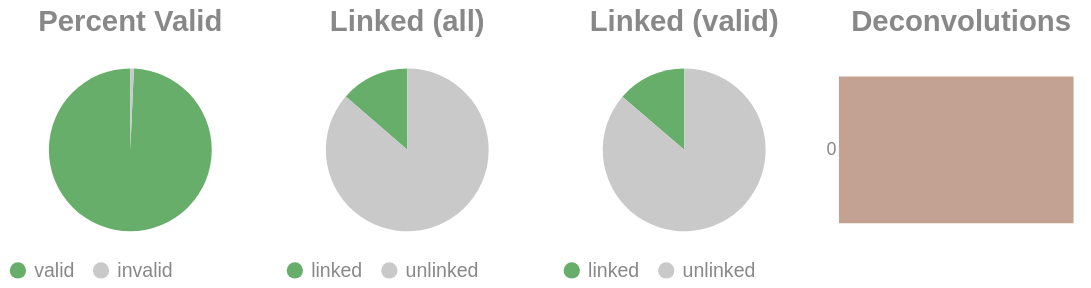

The notebook cell this image was saved under:
### Code cell
if SKIPLR:
    pass
else:
    clash = Counter()
    for i in valids['molecule'].to_list():
        _mol = i.split("-")
        if len(_mol) == 1:
            clash.update('0')
        else:
            clash.update(_mol[-1])

    _d = {"deconvolutions": [], 'count': []}
    for k,v in clash.items():
        _d['deconvolutions'].append(k)
        _d['count'].append(v)

    tot_valid = valids['reads'].sum()
    mask = valids['reads'] >= 2
    n_linked_reads = valids.filter(mask)['reads'].sum()
    if n_linked_reads == 0:
        print_html("No linked molecules (>=2 reads) were detected; skipping linked-only distributions.")
        SKIPLR = True
    else:
        perc_valid = round(tot_valid / n_reads, 4)
        linked_perc_abs = round(n_linked_reads / n_reads, 4)
        linked_perc = round(n_linked_reads / tot_valid, 4)

    _valid = pl.DataFrame({"valids": ['valid', 'invalid'], "count": [tot_valid, n_reads - tot_valid]})
    _linked_abs = pl.DataFrame({"linked (absolute)": ['linked', 'unlinked'], "count": [n_linked_reads, n_reads - n_linked_reads]})
    _linked_rel = pl.DataFrame({"linked (valids)": ['linked', 'unlinked'], "count": [n_linked_reads, tot_valid - n_linked_reads]})

    (
        alt.hconcat(
            piechart(_valid, goodval = 'valid', title = "Percent Valid"),
            piechart(_linked_abs, goodval = "linked", title =  "Linked (all)"),
            piechart(_linked_rel, goodval = "linked", title =  "Linked (valid)"),
            convolutionbar(pl.DataFrame(_d), title = "Deconvolutions"),
            center = True,
            bounds = 'flush'
        )
        .resolve_scale(color='independent')
        .resolve_legend('independent')
        .properties(usermeta={'embedOptions': {"actions": False}})
    ).display()

### Figure 1 — Vega-Lite specification as saved in the notebook (floating-point values rounded to 4 significant figures)
{"width": "container", "height": 400, "config": {"title": {"anchor": "start", "dy": -15, "fontSize": 18, "color": "#888888", "subtitleColor": "#888888", "subtitleFontSize": 14}, "arc": {"fill": "#0072B2"}, "axis": {"domainColor": "#888888", "domainWidth": 0.5, "gridWidth": 0.2, "grid": false, "titleFontWeight": 400, "titleFontSize": 15, "labelFontSize": 11, "labelColor": "#888888", "tickColor": "#888888", "tickWidth": 0.2, "titleColor": "#888888"}, "axisBand": {"grid": false}, "axisX": {"grid": true, "tickSize": 10, "domainCap": "round"}, "axisY": {"domain": false, "grid": true, "tickSize": 0, "domainCap": "round"}, "background": "transparent", "header": {"labelFontSize": 15, "labelColor": "#888888", "titleFontSize": 15, "titleFontWeight": 600, "titleColor": "#888888"}, "legend": {"labelFont": "sans-serif", "labelFontSize": 12, "labelColor": "#888888", "symbolSize": 100, "symbolType": "circle", "titleFontSize": 12, "titlePadding": 10, "titleColor": "#888888", "title": null}, "range": {"category": ["#E69F00", "#56B4E9", "#009E73", "#F0E442", "#0072B2", "#D55E00", "#CC79A7", "#000000"], "diverging": ["#cfe8f3", "#a2d4ec", "#73bfe2", "#46abdb", "#1696d2", "#12719e"]}, "area": {"fill": "#0072B2", "fillOpacity": 0.7, "line": true, "strokeOpacity": 0.7}, "line": {"color": "#0072B2", "stroke": "#0072B2", "strokeWidth": 2}, "trail": {"color": "#0072B2", "stroke": "#0072B2", "strokeWidth": 0, "size": 1}, "point": {"filled": true, "fillOpacity": 1.0, "size": 95}, "text": {"color": "#888888", "fontSize": 11, "align": "right", "fontWeight": 400, "size": 11}, "bar": {"fill": "#0072B2", "stroke": null}, "view": {"stroke": null, "continuousWidth": 660, "continuousHeight": 400}}, "hconcat": [{"data": {"name": "data-b320b7faa4da3fbe753e44e750f2bdac"}, "mark": {"type": "arc"}, "encoding": {"color": {"field": "valids", "legend": {"orient": "bottom", "title": null}, "scale": {"domain": ["valid", "invalid"], "range": ["#68ae6b", "#C9C9C9"]}, "title": "Valids", "type": "nominal"}, "theta": {"field": "count", "type": "quantitative"}, "tooltip": [{"field": "valids", "title": "Valids", "type": "ordinal"}, {"field": "percent", "format": ".2%", "title": "Percent", "type": "quantitative"}, {"field": "count", "title": "Count", "type": "quantitative"}]}, "height": 100, "title": {"text": "Percent Valid", "align": "center", "anchor": "middle"}, "transform": [{"calculate": "datum.count / 3133343", "as": "percent"}], "width": 150}, {"data": {"name": "data-fa5b8f4f895334e177e8db0ad27d11fc"}, "mark": {"type": "arc"}, "encoding": {"color": {"field": "linked (absolute)", "legend": {"orient": "bottom", "title": null}, "scale": {"domain": ["linked", "unlinked"], "range": ["#68ae6b", "#C9C9C9"]}, "title": "Linked (Absolute)", "type": "nominal"}, "theta": {"field": "count", "type": "quantitative"}, "tooltip": [{"field": "linked (absolute)", "title": "Linked (Absolute)", "type": "ordinal"}, {"field": "percent", "format": ".2%", "title": "Percent", "type": "quantitative"}, {"field": "count", "title": "Count", "type": "quantitative"}]}, "height": 100, "title": {"text": "Linked (all)", "align": "center", "anchor": "middle"}, "transform": [{"calculate": "datum.count / 3133343", "as": "percent"}], "width": 150}, {"data": {"name": "data-20ae6c16bdc0c02a7da70f26f315b0c5"}, "mark": {"type": "arc"}, "encoding": {"color": {"field": "linked (valids)", "legend": {"orient": "bottom", "title": null}, "scale": {"domain": ["linked", "unlinked"], "range": ["#68ae6b", "#C9C9C9"]}, "title": "Linked (Valids)", "type": "nominal"}, "theta": {"field": "count", "type": "quantitative"}, "tooltip": [{"field": "linked (valids)", "title": "Linked (Valids)", "type": "ordinal"}, {"field": "percent", "format": ".2%", "title": "Percent", "type": "quantitative"}, {"field": "count", "title": "Count", "type": "quantitative"}]}, "height": 100, "title": {"text": "Linked (valid)", "align": "center", "anchor": "middle"}, "transform": [{"calculate": "datum.count / 3111495", "as": "percent"}], "width": 150}, {"data": {"name": "data-077bef6f7ffea8505a2f27b9f4853ab7"}, "mark": {"type": "bar"}, "encoding": {"color": {"field": "deconvolutions", "legend": null, "scale": {"scheme": "lightgreyred"}, "type": "nominal"}, "tooltip": [{"field": "deconvolutions", "title": "Deconvolutions", "type": "ordinal"}, {"field": "percent", "format": ".2%", "title": "Percent", "type": "quantitative"}, {"field": "count", "title": "Count", "type": "quantitative"}], "x": {"axis": null, "field": "count", "type": "quantitative"}, "y": {"field": "deconvolutions", "sort": "ascending", "title": null, "type": "nominal"}}, "height": 100, "title": {"text": "Deconvolutions", "align": "center", "anchor": "middle"}, "transform": [{"calculate": "datum.count / 2880798", "as": "percent"}], "width": 150}], "bounds": "flush", "center": true, "resolve": {"legend": {"angle": "independent"}, "scale": {"color": "independent"}}, "usermeta": {"embedOptions": {"actions": false}}, "$schema": "https://vega.github.io/schema/vega-lite/v6.1.0.json", "datasets": {"data-b320b7faa4da3fbe753e44e750f2bdac": [{"valids": "valid", "count": 3111495}, {"valids": "invalid", "count": 21848}], "data-fa5b8f4f895334e177e8db0ad27d11fc": [{"linked (absolute)": "linked", "count": 426615}, {"linked (absolute)": "unlinked", "count": 2706728}], "data-20ae6c16bdc0c02a7da70f26f315b0c5": [{"linked (valids)": "linked", "count": 426615}, {"linked (valids)": "unlinked", "count": 2684880}], "data-077bef6f7ffea8505a2f27b9f4853ab7": [{"deconvolutions": "0", "count": 2880798}]}}
